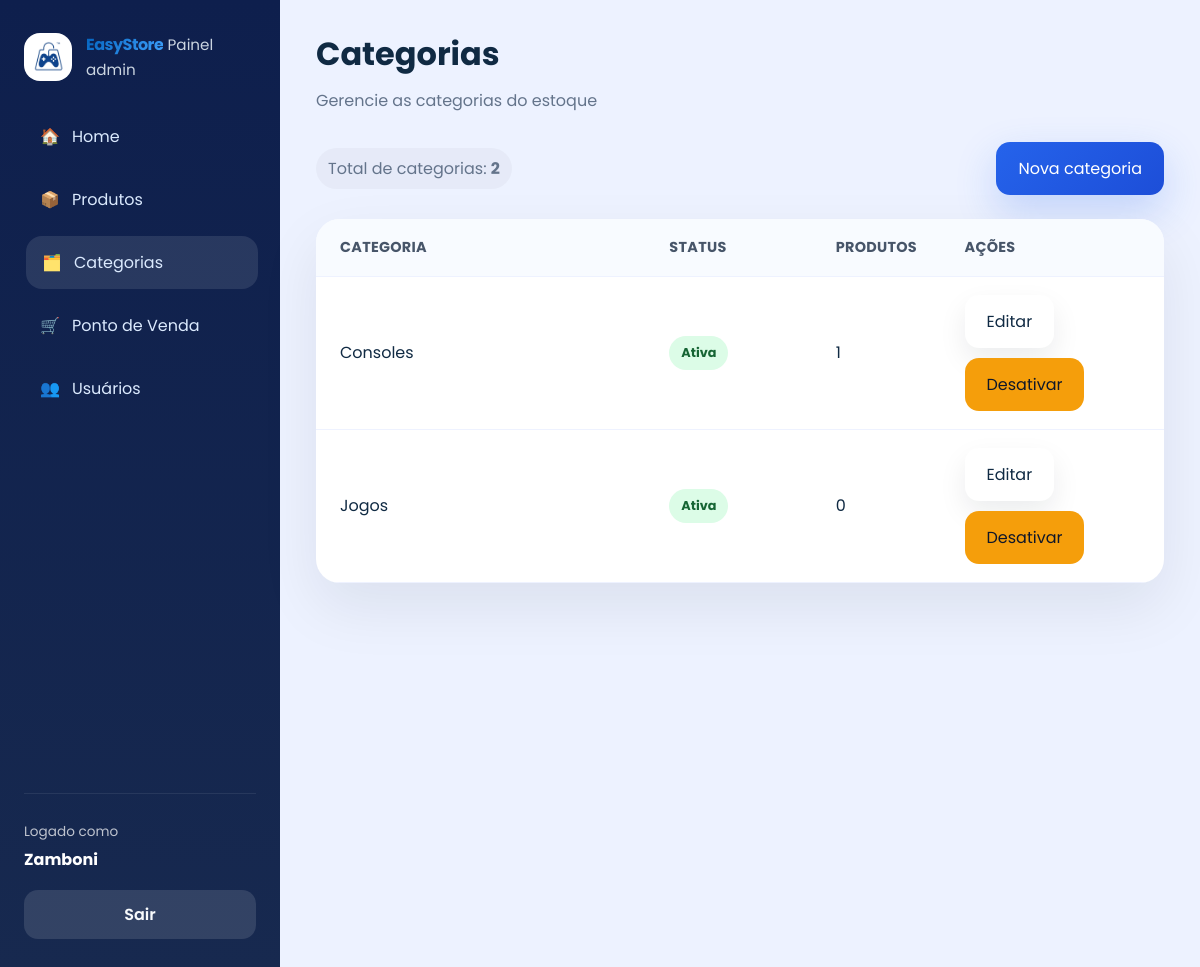
The page /categorias/ (signed in) on the database its author committed.
### app/models/categoria.py (models this page shows)
class Categoria(Base):
    __tablename__ = "categorias"
    id = Column(Integer, primary_key=True, autoincrement=True, index=True)
    nome = Column(String(167), nullable=False, unique=True)
    descricao = Column(String(255), nullable=True)
    ativo = Column(Boolean, default=True)
    produtos = relationship("Produto", back_populates="categoria", lazy="select")

### app/controllers/categoria_controller.py (the view)
@router.get("/")
def listar_categorias(
    request: Request,
    db: Session = Depends(get_db),
    admin = Depends(get_admin)
):
    categorias = db.query(Categoria).order_by(Categoria.nome).all()
    return templates.TemplateResponse(
        request,
        "admin/categorias.html",
        {
            "request":      request,
            "usuario":      admin,
            "categorias":   categorias,
            "page_title":   "Categorias",
            "page_subtitle":"Gerencie as categorias do estoque",
            "css_path":     "css/admin.css",
            "active":       "categorias",
        }
    )

### app/templates/admin/categorias.html
{% extends "admin/base.html" %}
{% block content %}
<div class="table-actions">
  <div class="detail-pill">Total de categorias: <strong>{{ categorias|length }}</strong></div>
  <a href="/categorias/nova" class="btn btn-primary">Nova categoria</a>
</div>
<div class="table-card">
  <div class="table-row header">
    <div>Categoria</div>
    <div>Status</div>
    <div>Produtos</div>
    <div>Ações</div>
  </div>
  {% for categoria in categorias %}
  <div class="table-row">
    <div>{{ categoria.nome }}</div>
    <div><span class="status-badge {% if categoria.ativo %}active{% else %}inactive{% endif %}">{{ 'Ativa' if categoria.ativo else 'Inativa' }}</span></div>
    <div>{{ categoria.produtos|length }}</div>
    <div class="actions">
      <a href="/categorias/{{ categoria.id }}/editar" class="btn btn-secondary">Editar</a>
      <form action="/categorias/{{ categoria.id }}/toggle-ativo" method="post"><button type="submit" class="btn btn-warning">{% if categoria.ativo %}Desativar{% else %}Ativar{% endif %}</button></form>
    </div>
  </div>
  {% endfor %}
</div>
{% endblock %}

### app/static/css/admin.css (style rules this page uses)
:root { --bg: #edf2ff; --surface: #ffffff; --surface-soft: #f8fafc; --text: #102a43; --muted: #64748b; --primary: #2563eb; --primary-dark: #1d4ed8; --success: #16a34a; --warning: #f59e0b; --danger: #dc2626; --radius: 24px; --shadow: 0 24px 60px rgba(15, 23, 42, 0.08); --transition: 0.25s ease; --color-dark: #0262bd; --color-primary: #3fa1fc; }
* { box-sizing: border-box; margin: 0; padding: 0; }
html, body { min-height: 100%; background: var(--bg); font-family: 'Poppins', sans-serif; color: var(--text); }
body { overflow-x: hidden; }
a { color: inherit; text-decoration: none; }
button { font: inherit; cursor: pointer; }
.btn { display: inline-flex; align-items: center; justify-content: center; padding: 14px 22px; border-radius: 14px; border: none; transition: transform var(--transition), box-shadow var(--transition); }
.btn-primary { background: linear-gradient(135deg, var(--primary), var(--primary-dark)); color: #fff; box-shadow: 0 16px 40px rgba(37, 99, 235, 0.22); }
.btn-secondary { background: var(--surface); color: var(--text); box-shadow: 0 12px 28px rgba(15, 23, 42, 0.08); }
.btn-warning { background: var(--warning); color: #0f172a; }
.card, .table-card, .form-card { background: var(--surface); border-radius: var(--radius); box-shadow: var(--shadow); }
.table-card { overflow: hidden; }
.table-row { display: grid; grid-template-columns: 2.5fr 1.2fr 0.9fr 1.4fr; gap: 16px; align-items: center; padding: 18px 24px; border-bottom: 1px solid #eef2ff; }
.table-row.header { background: #f8fbff; text-transform: uppercase; letter-spacing: 0.02em; color: #475569; font-size: 0.9rem; font-weight: 700; }
.actions { display: flex; flex-wrap: wrap; gap: 10px; }
.status-badge { display: inline-flex; padding: 8px 12px; border-radius: 999px; font-size: 0.8rem; font-weight: 700; }
.status-badge.active { background: #dcfce7; color: #166534; }
.page-actions, .table-actions { display: flex; justify-content: space-between; align-items: center; gap: 16px; flex-wrap: wrap; }
.detail-pill { color: var(--muted); }
.detail-pill { background: rgba(15, 23, 42, 0.03); padding: 8px 12px; border-radius: 999px; }

### rows shown on the page
Categoria: nome "Consoles", ativo "Ativa", produtos|length "1", shows "Desativar"
Categoria: nome "Jogos", ativo "Ativa", produtos|length "0", shows "Desativar"

### other values the page prints
{{ usuario.nome }} "Zamboni"
{{ page_title }} "Categorias"
{{ page_subtitle }} "Gerencie as categorias do estoque"
{{ categorias|length }} "2"
